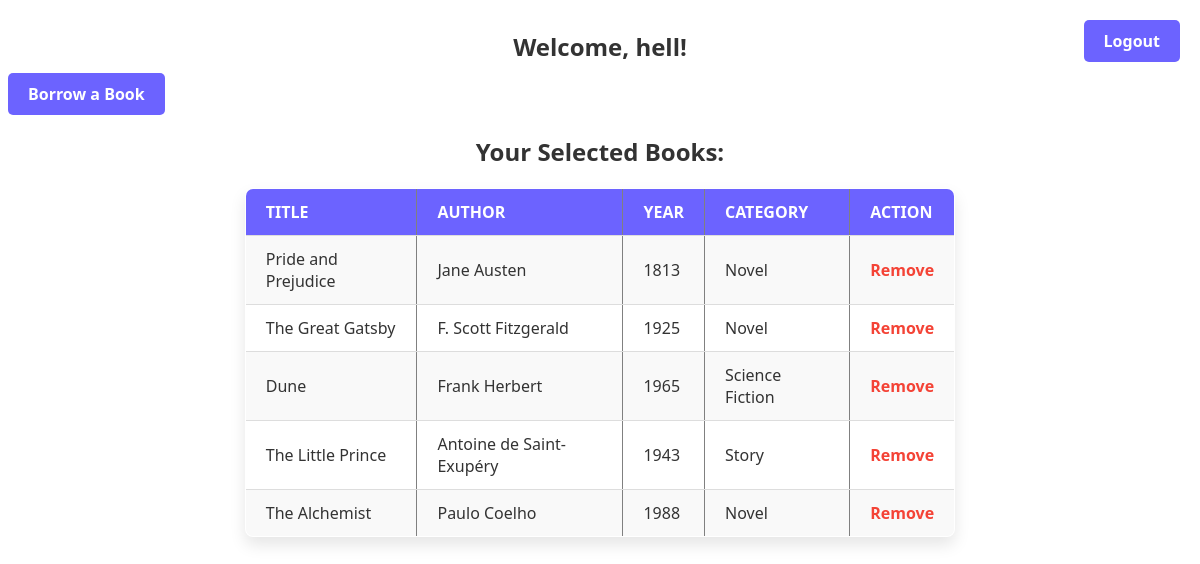
The app's page /dashboard.php (signed in) with its own data.
### tables this page shows
CREATE TABLE `books` (
  `id` int(11) NOT NULL,
  `title` varchar(255) NOT NULL,
  `author` varchar(100) DEFAULT NULL,
  `year` int(11) NOT NULL,
  `category` varchar(255) NOT NULL,
  `stock` int(11) DEFAULT NULL
);

### dashboard.php (the view, shortened to what this page needs)
<?php
include 'config.php';
$user = $_SESSION['user'];
$user_id = $user['id'];
$sql = "SELECT books.* FROM books
        INNER JOIN user_books ON books.id = user_books.book_id
        WHERE user_books.user_id = ?";
$stmt = mysqli_prepare($conn, $sql);
mysqli_stmt_bind_param($stmt, "i", $user_id);
mysqli_stmt_execute($stmt);
$result = mysqli_stmt_get_result($stmt);
?>
<!DOCTYPE html>
<html lang="en">
<head>
    <link rel="stylesheet" href="dashboard.css?v=1.0.2">
</head>
<body>
    <h2>Welcome, <?= htmlspecialchars($user['username']) ?>!</h2>
    <a href="logout.php" id="logout" >Logout</a>
    <p><a href="book_list.php" id="list">Borrow a Book</a></p>
    <h2>Your Selected Books:</h2>
    <table border='1'>
        <tr><th>Title</th><th>Author</th><th>Year</th><th>Category</th><th>Action</th></tr>
        <?php while ($row = mysqli_fetch_assoc($result)) : ?>
            <tr>
                <td><?= htmlspecialchars($row['title']) ?></td>
                <td><?= htmlspecialchars($row['author']) ?></td>
                <td><?= htmlspecialchars($row['year']) ?></td>
                <td><?= htmlspecialchars($row['category']) ?></td>
                <td><a href="remove_book.php?book_id=<?= $row['id'] ?>" onclick="return confirm('Are you sure you want to remove this book?');">Remove</a></td>
            </tr>
        <?php endwhile; ?>
    </table>
</body>
</html>

### dashboard.css (style rules this page uses)
#logout { position: fixed; top: 20px; right: 20px; background-color: #6c63ff; color: white; padding: 10px 20px; border-radius: 5px; text-decoration: none; font-size: 16px; font-weight: bold; transition: background-color 0.3s ease; font-family: 'Segoe UI', Tahoma, Geneva, Verdana, sans-serif; }
#list { top: 20px; right: 20px; background-color: #6c63ff; color: white; padding: 10px 20px; border-radius: 5px; text-decoration: none; font-size: 16px; font-weight: bold; transition: background-color 0.3s ease; font-family: 'Segoe UI', Tahoma, Geneva, Verdana, sans-serif; }
table { width: 60%; margin: 20px auto; border-collapse: collapse; background-color: #ffffff; border-radius: 8px; box-shadow: 0 8px 16px rgba(0, 0, 0, 0.1); overflow: hidden; }
th, td { font-family: 'Segoe UI', Tahoma, Geneva, Verdana, sans-serif; padding: 12px 20px; text-align: left; border-bottom: 1px solid #ddd; color: #333; font-size: 16px; }
th { background-color: #6c63ff; color: #fff; text-transform: uppercase; font-weight: bold; }
td { background-color: #f9f9f9; }
td a { color: #f44336; text-decoration: none; font-weight: bold; transition: color 0.3s; }
tr:nth-child(even) td { background-color: #f9f9f9; }
tr:nth-child(odd) td { background-color: #ffffff; }
h2 { text-align: center; color: #333; margin-top: 30px; font-size: 24px; font-family: 'Segoe UI', Tahoma, Geneva, Verdana, sans-serif; }

### records on screen
books: title "Pride and Prejudice", author "Jane Austen", year "1813", category "Novel"
books: title "The Great Gatsby", author "F. Scott Fitzgerald", year "1925", category "Novel"
books: title "Dune", author "Frank Herbert", year "1965", category "Science Fiction"
books: title "The Little Prince", author "Antoine de Saint-Exupéry", year "1943", category "Story"
books: title "The Alchemist", author "Paulo Coelho", year "1988", category "Novel"

### other values on screen
$user['username'] "hell"
